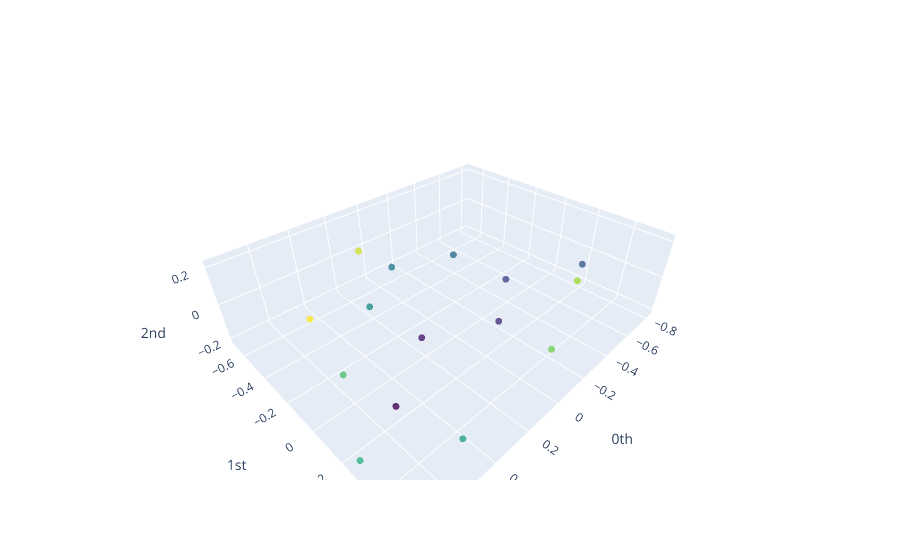

The notebook cell saved with this chart:
### Code cell
plot_point_cloud(coords_lig)

### Figure 1 — Plotly figure (JSON) as saved in the notebook; plotly's stock layout.template omitted (floating-point values rounded to 4 significant figures)
{"data": [{"marker": {"color": [0, 1, 2, 3, 4, 5, 6, 7, 8, 9, 10, 11, 12, 13, 14], "colorscale": [[0, "#440154"], [0.1111, "#482878"], [0.2222, "#3e4989"], [0.3333, "#31688e"], [0.4444, "#26828e"], [0.5556, "#1f9e89"], [0.6667, "#35b779"], [0.7778, "#6ece58"], [0.8889, "#b5de2b"], [1, "#fde725"]], "opacity": 0.8, "size": 4}, "mode": "markers", "type": "scatter3d", "x": [0.605, 0.2961, -0.01703, -0.2904, -0.6799, -0.2667, 0.03469, 0.3182, 0.5381, 0.75, 0.7499, -0.03511, -0.8059, 0.05283, 0.5559], "y": [0.2986, 0.09086, 0.2442, 0.06035, 0.2507, -0.2803, -0.4276, -0.2368, 0.5586, 0.2457, 0.2412, 0.5082, 0.1785, -0.6915, -0.3532], "z": [0.002823, 0.0006239, -0.003045, -0.000216, -0.0008456, 0.00601, -0.002551, -0.002799, 0.005543, -0.217, 0.2215, -0.008092, -0.1996, -0.009106, -0.00575]}], "layout": {"scene": {"xaxis": {"exponentformat": "e", "showexponent": "all", "title": {"text": "0th"}, "type": "linear"}, "yaxis": {"exponentformat": "e", "showexponent": "all", "title": {"text": "1st"}, "type": "linear"}, "zaxis": {"exponentformat": "e", "showexponent": "all", "title": {"text": "2nd"}, "type": "linear"}}}}
